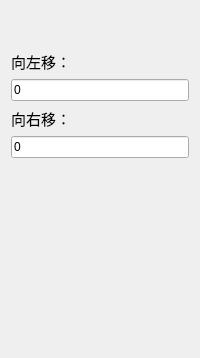
              <widget class="QWidget" name="footIncreaseEcrease">
               <layout class="QVBoxLayout" name="verticalLayout_8">
                <property name="topMargin">
                 <number>50</number>
                </property>
                <property name="bottomMargin">
                 <number>200</number>
                </property>
                <item>
                 <widget class="QLabel" name="label_32">
                  <property name="font">
                   <font>
                    <family>MS Shell Dlg 2</family>
                    <pointsize>11</pointsize>
                    <weight>50</weight>
                    <bold>false</bold>
                   </font>
                  </property>
                  <property name="text">
                   <string>向左移：</string>
                  </property>
                 </widget>
                </item>
                <item>
                 <widget class="QLineEdit" name="m_left">
                  <property name="text">
                   <string>0</string>
                  </property>
                 </widget>
                </item>
                <item>
                 <widget class="QLabel" name="label_33">
                  <property name="font">
                   <font>
                    <family>MS Shell Dlg 2</family>
                    <pointsize>11</pointsize>
                    <weight>50</weight>
                    <bold>false</bold>
                   </font>
                  </property>
                  <property name="text">
                   <string>向右移：</string>
                  </property>
                 </widget>
                </item>
                <item>
                 <widget class="QLineEdit" name="m_right">
                  <property name="text">
                   <string>0</string>
                  </property>
                 </widget>
                </item>
               </layout>
              </widget>
